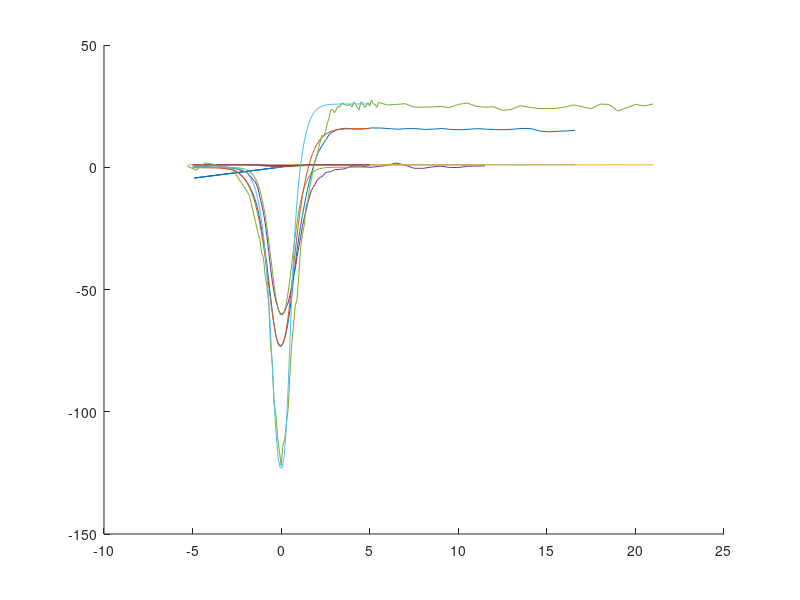

MATLAB code for this plot: (Note: this script raises an error after producing the figure.)
10.^(-[3.6 3.4 3.1]/2)./10.^(([7.5 14 9]-30)/10)./([9.14 15.2 8.34]*1e-3)
load aSiTM-12simulationData.txt
hold on
plot(aSiTM_12simulationData(:,1),aSiTM_12simulationData(:,2))
plot(aSiTM_12simulationData(1,:),aSiTM_12simulationData(2,:))
load aSiTM-12simulationFit.txt
plot(aSiTM_12simulationFit(1,:),aSiTM_12simulationFit(2,:))
hold on
plot(aSiTM_12simulationData(3,:),aSiTM_12simulationData(4,:))
plot(aSiTM_12simulationFit(3,:),aSiTM_12simulationFit(4,:))
hold on
load tm-6FiguresOfMeritsimulationData.txt
load tm-6FiguresOfMeritsimulationFit.txt
plot(tm_6FiguresOfMeritsimulationData(1,:),tm_6FiguresOfMeritsimulationData(2,:))
plot(tm_6FiguresOfMeritsimulationFit(1,:),tm_6FiguresOfMeritsimulationFit(2,:))
hold on
plot(tm_6FiguresOfMeritsimulationData(3,:),tm_6FiguresOfMeritsimulationData(4,:))
plot(tm_6FiguresOfMeritsimulationFit(3,:),tm_6FiguresOfMeritsimulationFit(4,:))
hold on
load te2wFiguresOfMeritsimulationData.txt
load te2wFiguresOfMeritsimulationFit.txt
hold on
plot(te2wFiguresOfMeritsimulationData(1,:),te2wFiguresOfMeritsimulationData(2,:))
plot(te2wFiguresOfMeritsimulationFit(1,:),te2wFiguresOfMeritsimulationFit(2,:))
hold on
plot(te2wFiguresOfMeritsimulationData(3,:),te2wFiguresOfMeritsimulationData(4,:))
plot(te2wFiguresOfMeritsimulationFit(3,:),te2wFiguresOfMeritsimulationFit(4,:))
saveFigure('timeRes_simulations_AmorfoTm10mmP13b_0p5w_SOI_2w__new')
